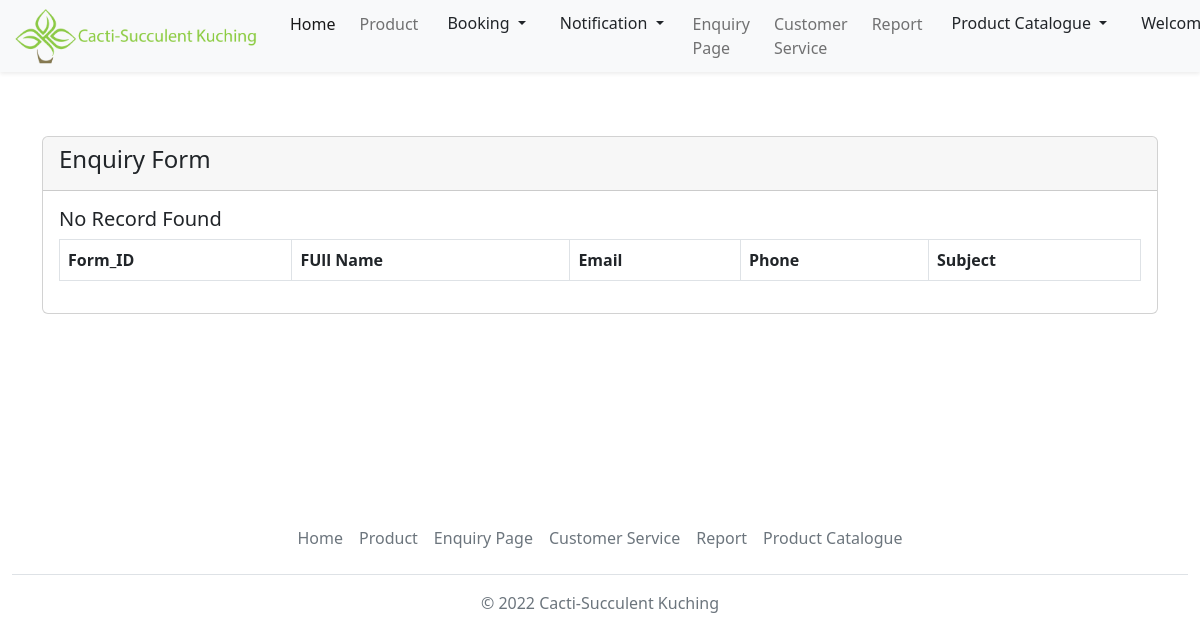
The page /admin/enquiryManage.php (signed in) on the database as committed earlier.
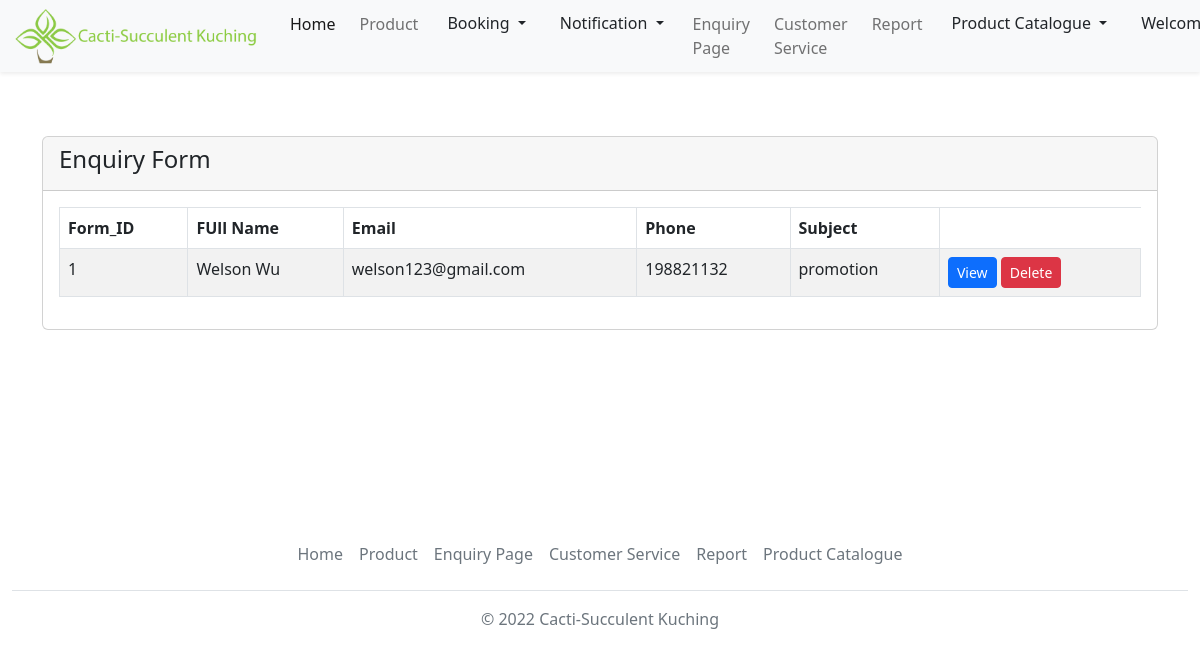
The same page on the database as committed later.
### tables this page shows
CREATE TABLE `enquiry` (
  `form_Id` int(11) NOT NULL,
  `full_name` varchar(255) NOT NULL,
  `email` varchar(255) NOT NULL,
  `phone_number` int(60) NOT NULL,
  `user_subject` varchar(255) NOT NULL,
  `comment` varchar(255) NOT NULL
);

### admin/enquiryManage.php (the view, shortened to what this page needs)
<?php
    include('../Account.php');
?>
<!doctype html>
<html lang="en">
    <head>
        <link rel="stylesheet" href="..\styles\homepage.css">
        <link href="https://cdn.jsdelivr.net/npm/bootstrap@5.2.2/dist/css/bootstrap.min.css" rel="stylesheet">
    </head>
<body>
<nav class="navbar navbar-expand-lg">
    <div class="container-fluid fixed-top shadow-sm bg-light">
        <a class="navbar-brand" href="admin.php">
            <img src="..\images\logo.png" alt="logo" style="width:250px;" class="rounded-pill">
        </a>
        <div class="collapse navbar-collapse justify-content-end" id="collapsibleNavbar">
            <ul class="navbar-nav">
                <li class="nav-item p-1">
                    <a class="nav-link active" href="admin.php">Home</a>
                </li>
                <li class="nav-item p-1">
                    <a class="nav-link" href="#">Product</a>
                </li>
                <li class="nav-item p-1">
                    <div class="dropdown">
                        <button class="btn dropdown-toggle" type="button" data-bs-toggle="dropdown" aria-expanded="false">
                             Booking
                        </button>
                    </div>
                </li>
                <li class="nav-item p-1">
                    <div class="dropdown">
                        <button class="btn dropdown-toggle" type="button" data-bs-toggle="dropdown" data-bs-auto-close="false" aria-expanded="false">
                             Notification
                        </button>
                    </div>
                </li>
                <li class="nav-item p-1">
                    <a class="nav-link" href="enquiryManage.php">Enquiry Page</a>
                </li>
                <li class="nav-item p-1">
                    <a class="nav-link" href="admincustomerservice.php">Customer Service</a>
                </li>
                <li class="nav-item p-1">
                    <a class="nav-link" href="#">Report</a>
                </li>
                <li class="nav-item p-1">
                    <div class="dropdown">
                        <button class="btn dropdown-toggle" type="button" data-bs-toggle="dropdown" aria-expanded="false">
                             Product Catalogue
                        </button>
                    </div>
                </li>
                <li class="nav-item p-1">
                    <div class="dropdown">
                        <button class="btn dropdown-toggle" type="button" data-bs-toggle="dropdown" aria-expanded="false">
                             Welcome Back, <?php echo $_SESSION['user']['username']; ?>!
                        </button>
                    </div>
                </li>
            </ul>
        </div>
    </div>
</nav>
<br></br><br></br>
<div class="container mt-4">
<div class="row">
    <div class="col-md-12">
        <div class="card">
            <div class="card-header">
                <h4>Enquiry Form</h4>
            </div>
            <div class="card-body">
                <table id="myTable"class="table table-bordered table-striped">
                    <thead>
                        <tr>
                            <th>Form_ID</th>
                            <th>FUll Name</th>
                            <th>Email</th>
                            <th>Phone</th>
                            <th>Subject</th>
                        </tr>
                    </thead>
                    <tbody>
                        <?php
                            $query = "SELECT * FROM enquiry";
                            $query_run = mysqli_query($con, $query);
                            if(mysqli_num_rows($query_run) > 0)
                            {
                                foreach($query_run as $enquiryInfo)
                                {
                                    ?>
                                    <tr>
                                        <td><?= $enquiryInfo['form_Id']; ?></td>
                                        <td><?= $enquiryInfo['full_name']; ?></td>
                                        <td><?= $enquiryInfo['email']; ?></td>
                                        <td><?= $enquiryInfo['phone_number']; ?></td>
                                        <td><?= $enquiryInfo['user_subject']; ?></td>
                                        <td>
                                            <a href="viewEnquiry.php?form_Id=<?= $enquiryInfo['form_Id']; ?>" class="btn btn-primary btn-sm">View</a>
                                            <form action="AdminEnquiry.php" method="POST" class="d-inline">
                                                <button type="submit" name="delete_enquiry" value="<?=$enquiryInfo['form_Id'];?>" class="btn btn-danger btn-sm">Delete</button>
                                            </form>
                                        </td>
                                    </tr>
                                    <?php
                                }
                            }
                            else
                            {
                                echo "<h5> No Record Found </h5>";
                            }
                        ?>
                    </tbody>
                </table>
            </div>
        </div>
    </div>
</div>
</div>
<br></br><br></br><br></br><br></br>
<div class='container-fluid border" style="width 100%;'>
  <footer class="py-1 my-2 ">
  <ul class="nav justify-content-center border-bottom pb-3 mb-3">
      <li class="nav-item"><a href="admin.php" class="nav-link px-2 text-muted">Home</a></li>
      <li class="nav-item"><a href="#" class="nav-link px-2 text-muted">Product</a></li>
      <li class="nav-item"><a href="#" class="nav-link px-2 text-muted">Enquiry Page</a></li>
      <li class="nav-item"><a href="#" class="nav-link px-2 text-muted">Customer Service</a></li>
      <li class="nav-item"><a href="#" class="nav-link px-2 text-muted">Report</a></li>
      <li class="nav-item"><a href="#" class="nav-link px-2 text-muted">Product Catalogue</a></li>
    </ul>
    <p class="text-center text-muted">© 2022 Cacti-Succulent Kuching</p>
  </footer>
</div>
</body>
</html>

Rows that differ between the two databases and show on the page:
added enquiry: form_Id "1", full_name "Welson Wu", email "welson123@gmail.com", phone_number "198821132", user_subject "promotion"
Other text that changed with them:
text no longer shown: "No Record Found"
